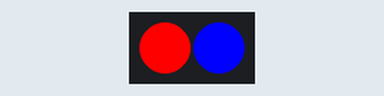
Simulated run of this sketch. Board: Arduino Uno, built with avr-gcc and run on an emulated ATmega328P. Parts: 2 RGB LEDs in strip order, left to right.

Above: at 0.5 s.
At 1.5 s:
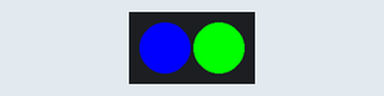
At 5.5 s:
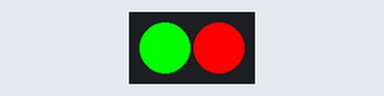
Timing chart, 0 to 6.9 s (numbered marks = the images above):
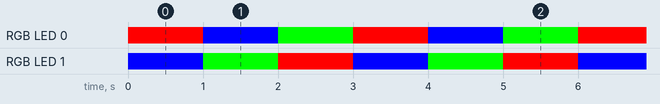

The sketch:

neopixeltest.ino
```cpp
#include <Adafruit_NeoPixel.h>

#define LED_PIN 6
#define LED_COUNT 2

Adafruit_NeoPixel strip(LED_COUNT, LED_PIN, NEO_GRB + NEO_KHZ400);

void setup() {
  // put your setup code here, to run once:
  strip.begin();
  strip.show();
}

void loop() {
  // put your main code here, to run repeatedly:
  // Endast röd lyser
  strip.setPixelColor(0, 255, 0, 0);
  // Endast blå lyser
  strip.setPixelColor(1, 0, 0, 255);
  strip.show();
  delay(1000);
  // Endast röd lyser
  strip.setPixelColor(0, 0, 0, 255);
  // Endast blå lyser
  strip.setPixelColor(1, 0, 255, 0);
  strip.show();
  delay(1000);
  // Endast grön lyser
  strip.setPixelColor(0, 0, 255, 0);
  // Endast blå lyser
  strip.setPixelColor(1, 255, 0, 0);
  strip.show();
  delay(1000);
}
```

Measured:
- by itself, RGB LED 0: repeats every 3.0 s: RGB(0, 0, 255) 1.0 s, RGB(0, 255, 0) 1.0 s, RGB(255, 0, 0) 1.0 s
- by itself, RGB LED 1: repeats every 3.0 s: RGB(0, 255, 0) 1.0 s, RGB(255, 0, 0) 1.0 s, RGB(0, 0, 255) 1.0 s
- by itself, everything shown: repeats every 3.0 s, in 3 steps
